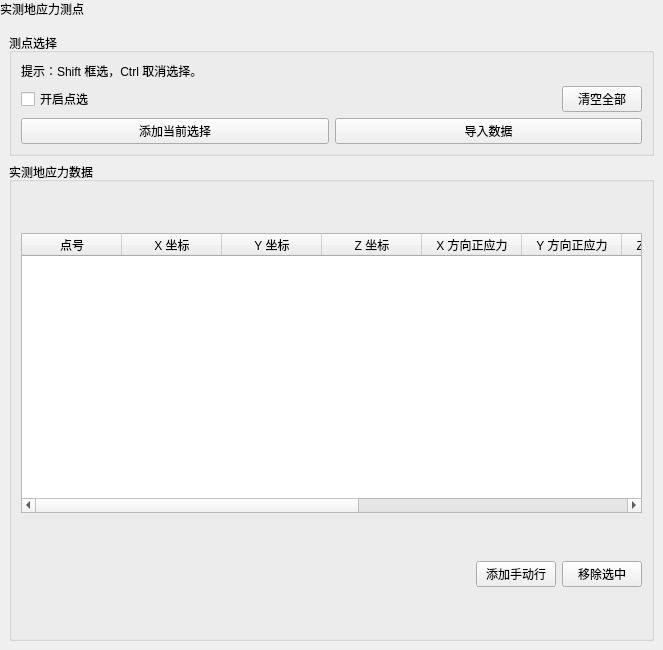
<?xml version='1.0' encoding='UTF-8'?>
<ui version="4.0">
 <class>GeoStressMeasurePointPage</class>
 <widget class="QWidget" name="GeoStressMeasurePointPage">
  <property name="geometry">
   <rect>
    <x>0</x>
    <y>0</y>
    <width>663</width>
    <height>650</height>
   </rect>
  </property>
  <property name="windowTitle">
   <string>实测地应力</string>
  </property>
  <layout class="QVBoxLayout" name="mainLayout">
   <property name="leftMargin">
    <number>0</number>
   </property>
   <property name="topMargin">
    <number>0</number>
   </property>
   <property name="rightMargin">
    <number>0</number>
   </property>
   <property name="bottomMargin">
    <number>0</number>
   </property>
   <item>
    <widget class="QLabel" name="pageHeaderLabel">
     <property name="sizePolicy">
      <sizepolicy hsizetype="Preferred" vsizetype="Fixed">
       <horstretch>0</horstretch>
       <verstretch>0</verstretch>
      </sizepolicy>
     </property>
     <property name="text">
      <string>实测地应力测点</string>
     </property>
     <property name="visible">
      <bool>false</bool>
     </property>
    </widget>
   </item>
   <item>
    <layout class="QVBoxLayout" name="contentLayout">
     <property name="leftMargin">
      <number>9</number>
     </property>
     <property name="topMargin">
      <number>9</number>
     </property>
     <property name="rightMargin">
      <number>9</number>
     </property>
     <property name="bottomMargin">
      <number>9</number>
     </property>
     <property name="spacing">
      <number>6</number>
     </property>
     <item>
      <widget class="QGroupBox" name="pickGroup">
       <property name="title">
        <string>测点选择</string>
       </property>
       <layout class="QVBoxLayout" name="pickLayout">
        <item>
         <widget class="QLabel" name="pickHintLabel">
          <property name="text">
           <string>提示：Shift 框选，Ctrl 取消选择。</string>
          </property>
          <property name="wordWrap">
           <bool>false</bool>
          </property>
         </widget>
        </item>
        <item>
         <layout class="QHBoxLayout" name="actionRow1Layout">
          <item>
           <widget class="QCheckBox" name="pickEnableCheckBox">
            <property name="text">
             <string>开启点选</string>
            </property>
           </widget>
          </item>
          <item>
           <spacer name="actionSpacer">
            <property name="orientation">
             <enum>Qt::Horizontal</enum>
            </property>
            <property name="sizeHint" stdset="0">
             <size>
              <width>40</width>
              <height>20</height>
             </size>
            </property>
           </spacer>
          </item>
          <item>
           <widget class="QPushButton" name="clearButton">
            <property name="text">
             <string>清空全部</string>
            </property>
           </widget>
          </item>
          <property name="leftMargin">
           <number>0</number>
          </property>
          <property name="topMargin">
           <number>0</number>
          </property>
          <property name="rightMargin">
           <number>0</number>
          </property>
          <property name="bottomMargin">
           <number>0</number>
          </property>
         </layout>
        </item>
        <item>
         <layout class="QHBoxLayout" name="actionRow2Layout">
          <item>
           <widget class="QPushButton" name="appendSelectedPointsButton">
            <property name="text">
             <string>添加当前选择</string>
            </property>
           </widget>
          </item>
          <item>
           <widget class="QPushButton" name="importButton">
            <property name="text">
             <string>导入数据</string>
            </property>
           </widget>
          </item>
          <property name="leftMargin">
           <number>0</number>
          </property>
          <property name="topMargin">
           <number>0</number>
          </property>
          <property name="rightMargin">
           <number>0</number>
          </property>
          <property name="bottomMargin">
           <number>0</number>
          </property>
         </layout>
        </item>
        <property name="leftMargin">
         <number>9</number>
        </property>
        <property name="topMargin">
         <number>9</number>
        </property>
        <property name="rightMargin">
         <number>9</number>
        </property>
        <property name="bottomMargin">
         <number>9</number>
        </property>
       </layout>
      </widget>
     </item>
     <item>
      <widget class="QGroupBox" name="dataGroup">
       <property name="title">
        <string>实测地应力数据</string>
       </property>
       <layout class="QVBoxLayout" name="dataLayout">
        <item>
         <widget class="QTableWidget" name="measureTable">
          <property name="columnCount">
           <number>11</number>
          </property>
          <column>
           <property name="text">
            <string>点号</string>
           </property>
          </column>
          <column>
           <property name="text">
            <string>X 坐标</string>
           </property>
          </column>
          <column>
           <property name="text">
            <string>Y 坐标</string>
           </property>
          </column>
          <column>
           <property name="text">
            <string>Z 坐标</string>
           </property>
          </column>
          <column>
           <property name="text">
            <string>X 方向正应力</string>
           </property>
          </column>
          <column>
           <property name="text">
            <string>Y 方向正应力</string>
           </property>
          </column>
          <column>
           <property name="text">
            <string>Z 方向正应力</string>
           </property>
          </column>
          <column>
           <property name="text">
            <string>XY 剪应力</string>
           </property>
          </column>
          <column>
           <property name="text">
            <string>YZ 剪应力</string>
           </property>
          </column>
          <column>
           <property name="text">
            <string>ZX 剪应力</string>
           </property>
          </column>
          <column>
           <property name="text">
            <string>测点编号</string>
           </property>
          </column>
          <attribute name="horizontalHeaderStretchLastSection">
           <bool>true</bool>
          </attribute>
          <property name="minimumSize">
           <size>
            <width>0</width>
            <height>170</height>
           </size>
          </property>
          <property name="maximumSize">
           <size>
            <width>16777215</width>
            <height>280</height>
           </size>
          </property>
         </widget>
        </item>
        <item>
         <layout class="QHBoxLayout" name="horizontalLayout">
          <item>
           <spacer name="horizontalSpacer">
            <property name="orientation">
             <enum>Qt::Horizontal</enum>
            </property>
            <property name="sizeHint" stdset="0">
             <size>
              <width>40</width>
              <height>20</height>
             </size>
            </property>
           </spacer>
          </item>
          <item>
           <widget class="QPushButton" name="addManualRowButton">
            <property name="text">
             <string>添加手动行</string>
            </property>
           </widget>
          </item>
          <item>
           <widget class="QPushButton" name="removeRowsButton">
            <property name="text">
             <string>移除选中</string>
            </property>
           </widget>
          </item>
          <property name="leftMargin">
           <number>0</number>
          </property>
          <property name="topMargin">
           <number>0</number>
          </property>
          <property name="rightMargin">
           <number>0</number>
          </property>
          <property name="bottomMargin">
           <number>0</number>
          </property>
         </layout>
        </item>
        <property name="leftMargin">
         <number>9</number>
        </property>
        <property name="topMargin">
         <number>9</number>
        </property>
        <property name="rightMargin">
         <number>9</number>
        </property>
        <property name="bottomMargin">
         <number>9</number>
        </property>
       </layout>
      </widget>
     </item>
    </layout>
   </item>
  </layout>
 </widget>
 <resources />
 <connections />
</ui>
